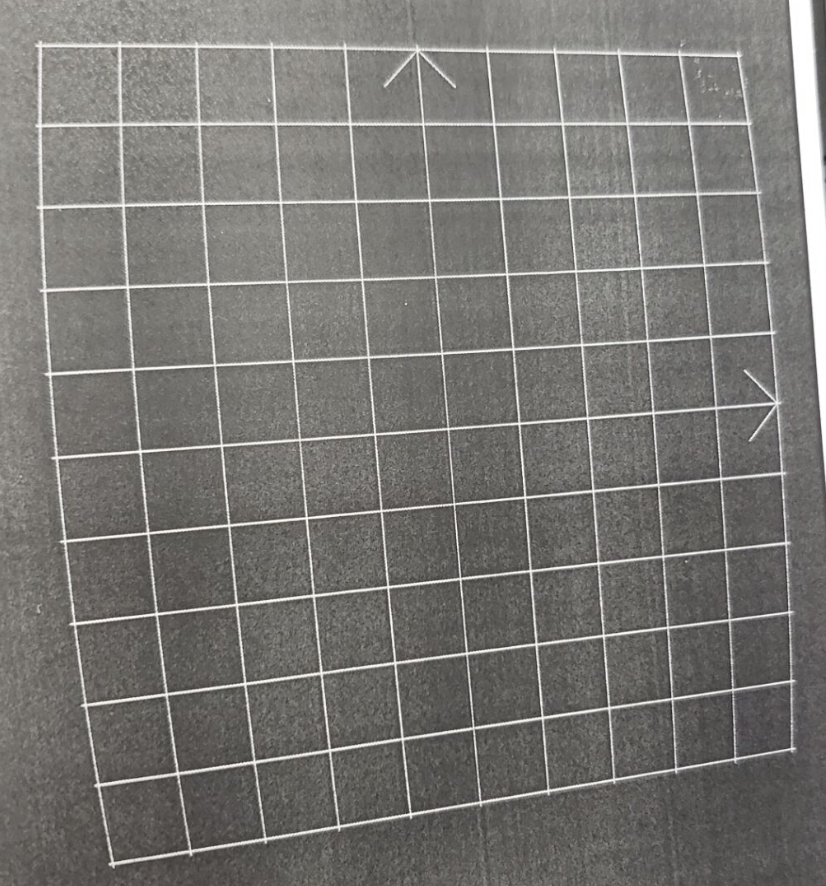
#> input picture test.png, 826 x 886 px
$ python imCount.py
#> lines starting #> are read from the running program, lines starting #| are printed output that depends on the picture; after the words box and inside, x2 and y2 are one past the last pixel; in counts of white or black regions, pixels touching at a corner belong together
import cv2
import numpy as np
img = cv2.imread('test.png',cv2.IMREAD_GRAYSCALE)
#> img: shape (886, 826); min 35, max 255, mean 118
template=cv2.imread('template.png',cv2.IMREAD_GRAYSCALE)

# 二值化
ret, dst = cv2.threshold(img, 200,255,cv2.THRESH_BINARY_INV)
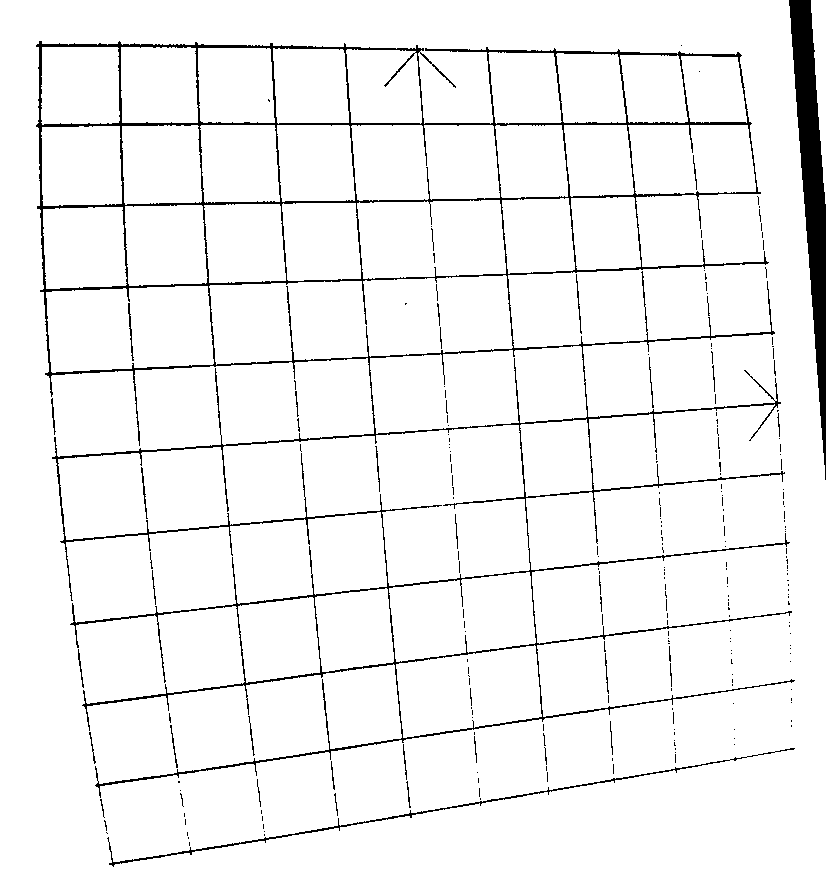
#> dst: shape (886, 826); 95.2% white; 243 black regions (204 under 20 px), largest, box (x1, y1, x2, y2) and area: (36, 41, 795, 798) 23660, (789, 0, 826, 480) 7323, (107, 748, 795, 867) 1345

# 十字形卷积核很关键MORPH_CROSS
element = cv2.getStructuringElement(cv2.MORPH_CROSS, (3, 3))
# 腐蚀操作
dst = cv2.erode(dst, element,iterations=3)
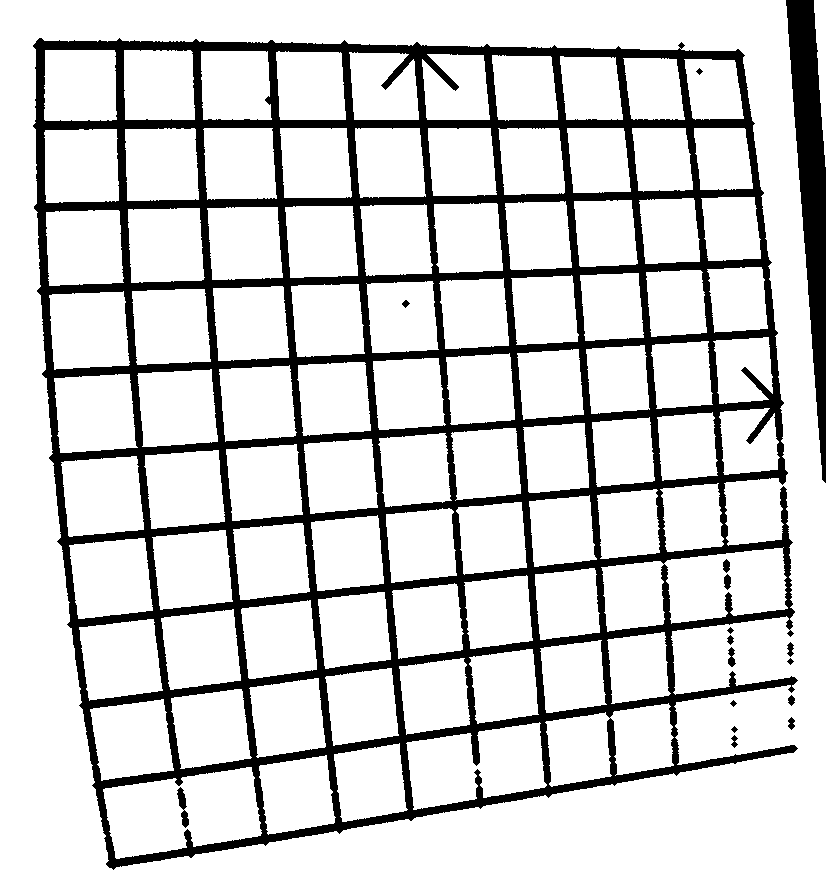
#> dst: shape (886, 826); 82.6% white; 17 black regions, largest, box (x1, y1, x2, y2) and area: (33, 38, 798, 870) 117033, (786, 0, 826, 483) 9348, (177, 787, 189, 828) 233
# 膨胀操作
dst = cv2.dilate(dst, element,iterations=5)
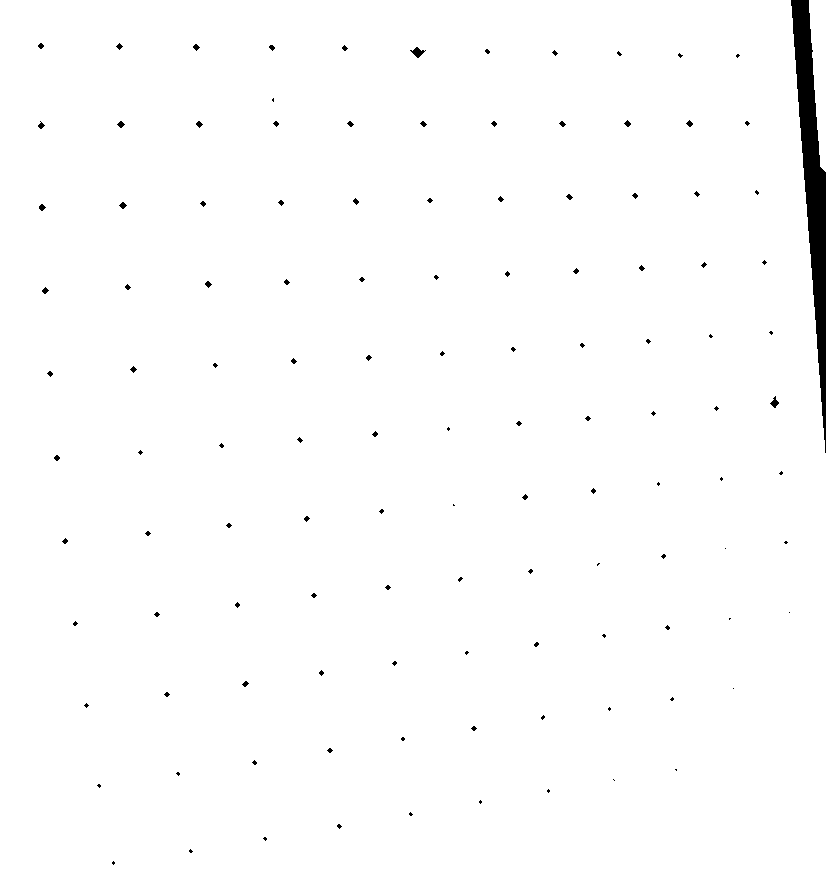
#> dst: shape (886, 826); 98.9% white; 120 black regions (78 under 20 px), largest, box (x1, y1, x2, y2) and area: (791, 0, 826, 453) 6107, (410, 47, 426, 58) 81, (770, 396, 779, 408) 52


#方案1 联通区域检测

tmp=dst.copy()
# 取反 因为联通检测测的是白色的联通区域
for item in np.nditer(tmp, op_flags=['readwrite']):
    item[...] = 255-item

num_labels, labels, stats, centroids = cv2.connectedComponentsWithStats(tmp, connectivity=8)
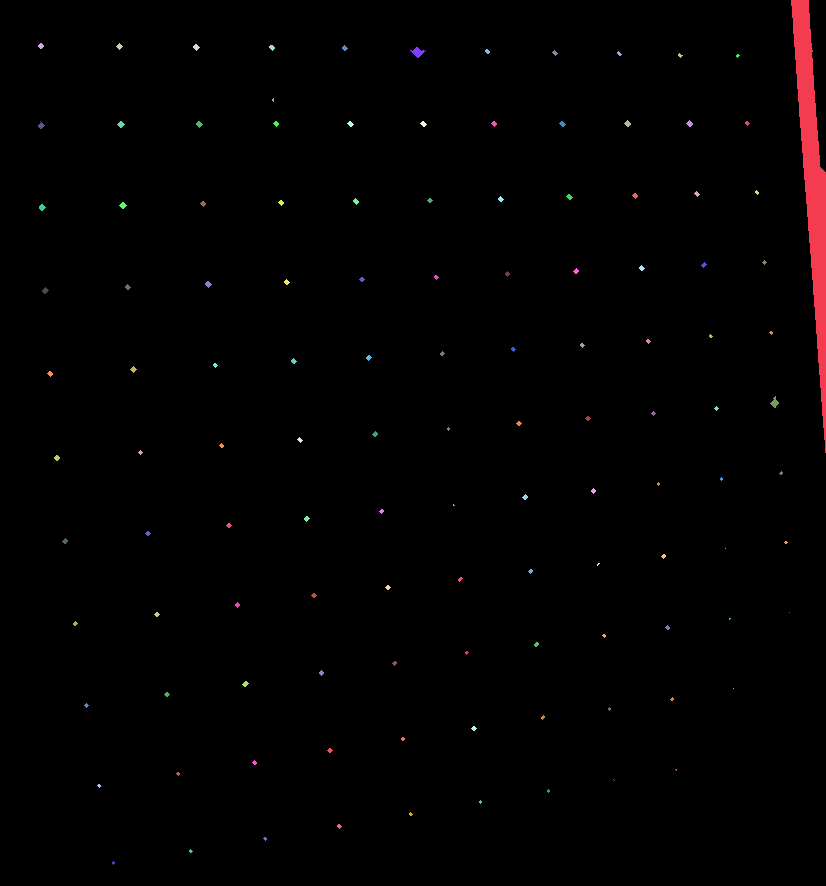
#> labels: shape (886, 826) int32; 121 distinct labels, from 0 to 120; one colour per label, 0 black
#> num_labels = 121; stats = 121 rows, first 6: [0, 0, 826, 886, 723676], [791, 0, 35, 453, 6107], [38, 43, 6, 6, 24], [116, 43, 7, 7, 25], [193, 44, 7, 7, 28], [269, 45, 6, 6, 23]; centroids = 121 pairs, first value 40.5 to 812, second value 45.5 to 862.5
print(centroids)
#> (printed output is left out)
color2=cv2.cvtColor(tmp,cv2.COLOR_GRAY2RGB)
for i in centroids:
    x,y=i
    cv2.circle(color2,(int(x),int(y)),4,(0,0,255),-1)
#> this loop made 121 passes
#> (x, y) on passes 1 to 12: (409.2, 445), (812, 179.4), (40.5, 45.5), (119, 46), (195.8, 46.79), (271.5, 47.13), (344.3, 47.71), (417.3, 51.83), (487, 51), (554.5, 52.5), (618.8, 53.21), (679.7, 55)
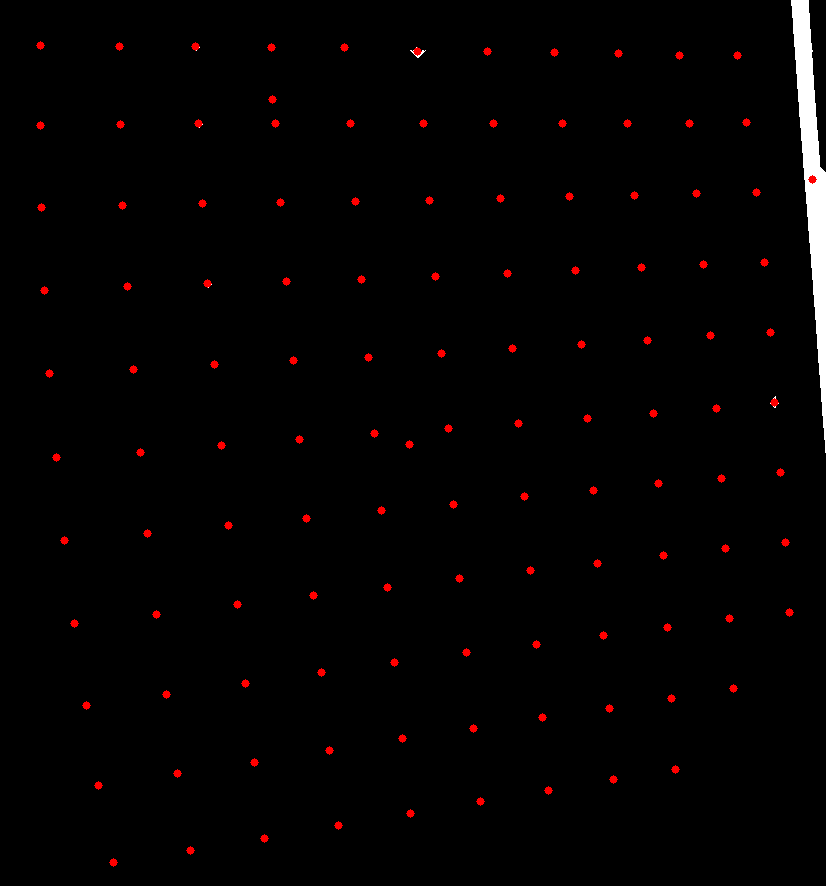
#> color2: shape (886, 826, 3); mean B, G, R 2.1, 2.1, 4.2
cv2.imshow('1',color2)
cv2.waitKey()
# 方案2拐角检测
gray=np.float32(dst)

corners=cv2.goodFeaturesToTrack(gray,100,0.5,10)
#> corners = 100 rows, first 8: [113, 863], [480, 802], [548, 791], [609, 709], [786, 542], [658, 484], [721, 479], [448, 429]
corners=np.int0(corners)
color=cv2.cvtColor(dst,cv2.COLOR_GRAY2RGB)
for i in corners:
    x,y=i.ravel()
    cv2.circle(color,(x,y),4,(0,0,255),-1)
#> this loop made 100 passes
#> (x, y) on passes 1 to 12: (113, 863), (480, 802), (548, 791), (609, 709), (786, 542), (658, 484), (721, 479), (448, 429), (191, 851), (265, 839), (411, 814), (99, 786)
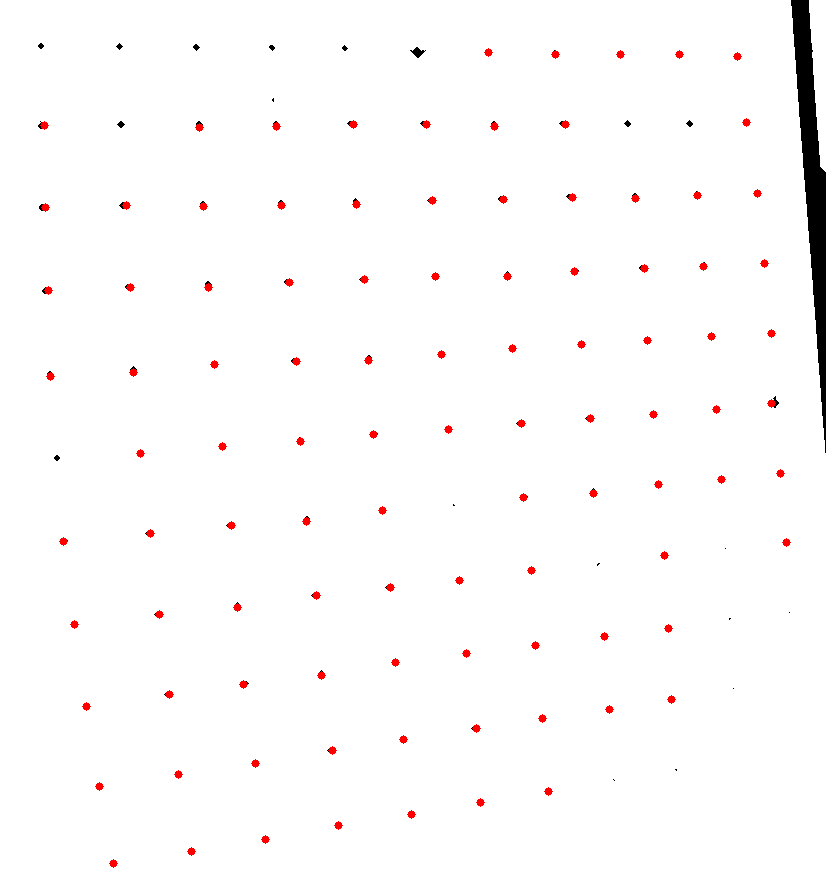
#> color: shape (886, 826, 3); mean B, G, R 250.9, 250.9, 252.6
cv2.imshow('1',color)
cv2.waitKey()

$ run again, with test.jpg saved as test.png
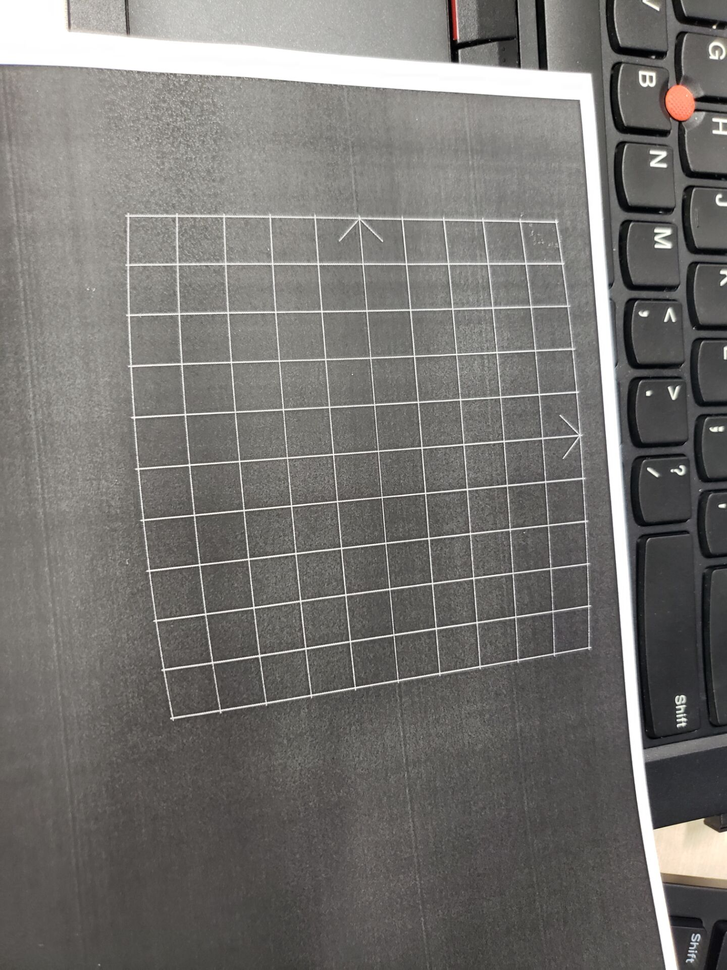
#> input picture test.jpg, 727 x 970 px, shrunk from 1440 x 1920 before the run
#> labels: shape (970, 727) int32; 132 distinct labels, from 0 to 131
#> num_labels = 132; stats = 132 rows, first 6: [0, 0, 727, 970, 673662], [0, 0, 727, 970, 29538], [182, 0, 30, 34, 317], [645, 0, 2, 2, 2], [168, 3, 3, 3, 3], [215, 19, 5, 4, 9]; centroids = 132 pairs, first value 128.5 to 726, second value 0.5 to 951
#> tmp: shape (970, 727); 4.5% white; 131 white regions (114 under 20 px), largest, box (x1, y1, x2, y2) and area: (0, 0, 727, 970) 29538, (182, 0, 212, 34) 317, (641, 73, 654, 85) 125
#> (printed output is left out)
#> the loop `for i in centroids:` made 132 passes
#> (x, y) on passes 1 to 8: (361.9, 495.2), (385.2, 253.6), (195.1, 13.77), (645.5, 0.5), (169, 4), (216.8, 20.33), (235.1, 24.81), (225, 30)
#> after the loop `for i in centroids:`:
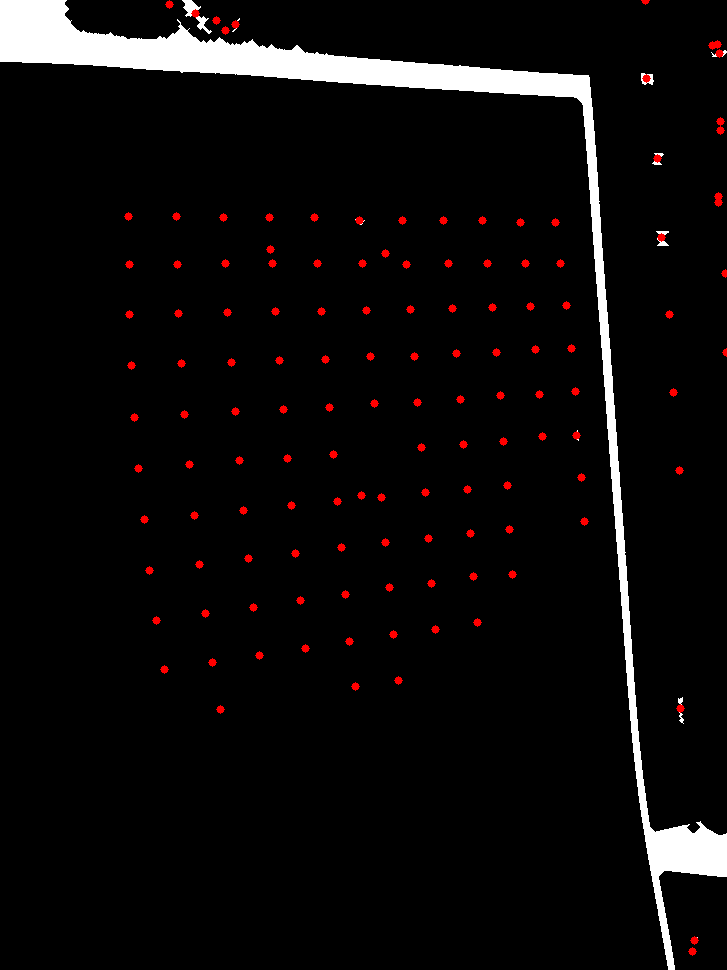
#> color2: shape (970, 727, 3); mean B, G, R 10.9, 10.9, 13.2
#> corners = 100 rows, first 8: [584, 521], [287, 458], [402, 220], [693, 951], [212, 663], [435, 629], [477, 623], [194, 516]
#> the loop `for i in corners:` made 100 passes
#> after the loop `for i in corners:`:
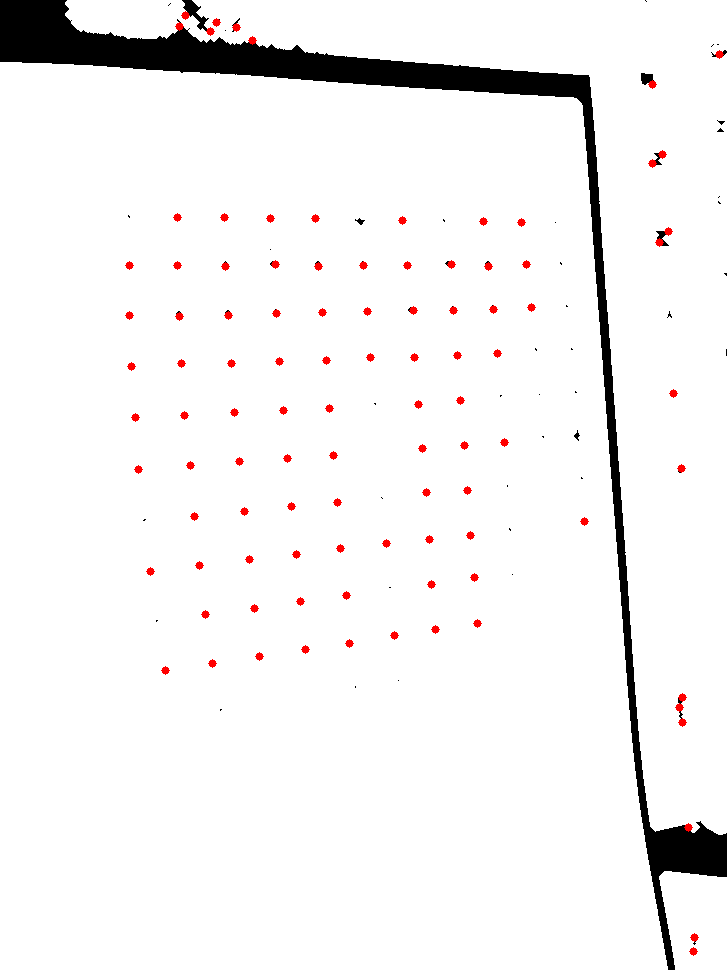
#> color: shape (970, 727, 3); mean B, G, R 242.3, 242.3, 244
